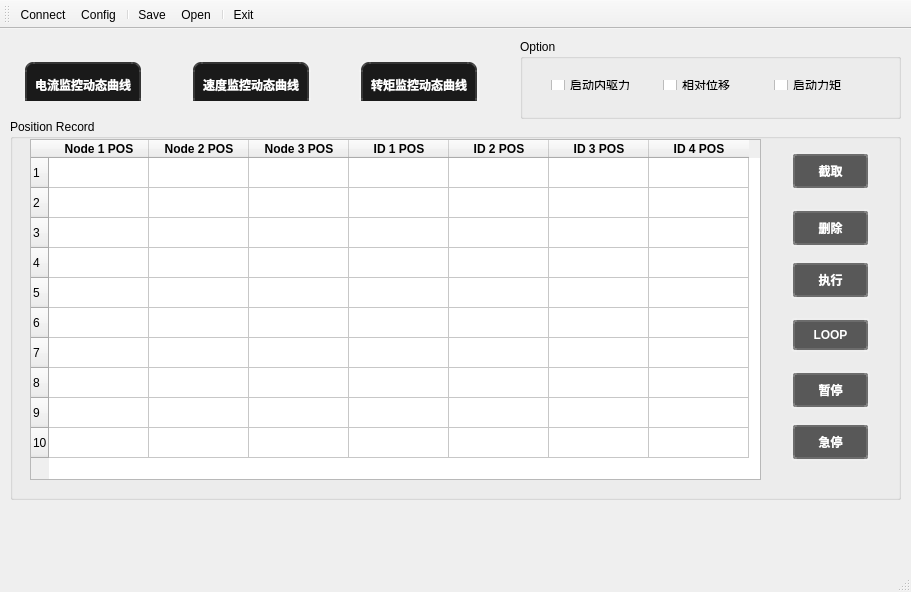
<?xml version="1.0" encoding="UTF-8"?>
<ui version="4.0">
 <class>DOF_TeachClass</class>
 <widget class="QMainWindow" name="DOF_TeachClass">
  <property name="geometry">
   <rect>
    <x>0</x>
    <y>0</y>
    <width>911</width>
    <height>592</height>
   </rect>
  </property>
  <property name="windowTitle">
   <string>DOF_Teach</string>
  </property>
  <property name="iconSize">
   <size>
    <width>128</width>
    <height>128</height>
   </size>
  </property>
  <widget class="QWidget" name="centralWidget">
   <widget class="QGroupBox" name="groupBox_6">
    <property name="geometry">
     <rect>
      <x>10</x>
      <y>90</y>
      <width>891</width>
      <height>381</height>
     </rect>
    </property>
    <property name="styleSheet">
     <string notr="true">#groupBox_6{
font: 12pt &quot;3ds&quot;;
}</string>
    </property>
    <property name="title">
     <string>Position Record</string>
    </property>
    <widget class="QTableWidget" name="PosView">
     <property name="geometry">
      <rect>
       <x>20</x>
       <y>20</y>
       <width>731</width>
       <height>341</height>
      </rect>
     </property>
     <attribute name="horizontalHeaderCascadingSectionResizes">
      <bool>false</bool>
     </attribute>
     <attribute name="horizontalHeaderShowSortIndicator" stdset="0">
      <bool>false</bool>
     </attribute>
     <attribute name="verticalHeaderShowSortIndicator" stdset="0">
      <bool>false</bool>
     </attribute>
     <attribute name="verticalHeaderStretchLastSection">
      <bool>false</bool>
     </attribute>
     <row>
      <property name="text">
       <string>1</string>
      </property>
     </row>
     <row>
      <property name="text">
       <string>2</string>
      </property>
     </row>
     <row>
      <property name="text">
       <string>3</string>
      </property>
     </row>
     <row>
      <property name="text">
       <string>4</string>
      </property>
     </row>
     <row>
      <property name="text">
       <string>5</string>
      </property>
     </row>
     <row>
      <property name="text">
       <string>6</string>
      </property>
     </row>
     <row>
      <property name="text">
       <string>7</string>
      </property>
     </row>
     <row>
      <property name="text">
       <string>8</string>
      </property>
     </row>
     <row>
      <property name="text">
       <string>9</string>
      </property>
     </row>
     <row>
      <property name="text">
       <string>10</string>
      </property>
     </row>
     <column>
      <property name="text">
       <string>Node 1 POS</string>
      </property>
      <property name="font">
       <font>
        <weight>75</weight>
        <bold>true</bold>
       </font>
      </property>
     </column>
     <column>
      <property name="text">
       <string>Node 2 POS</string>
      </property>
      <property name="font">
       <font>
        <weight>75</weight>
        <bold>true</bold>
       </font>
      </property>
     </column>
     <column>
      <property name="text">
       <string>Node 3 POS</string>
      </property>
      <property name="font">
       <font>
        <weight>75</weight>
        <bold>true</bold>
       </font>
      </property>
     </column>
     <column>
      <property name="text">
       <string>ID 1 POS</string>
      </property>
      <property name="font">
       <font>
        <weight>75</weight>
        <bold>true</bold>
       </font>
      </property>
      <property name="background">
       <color alpha="200">
        <red>255</red>
        <green>0</green>
        <blue>0</blue>
       </color>
      </property>
     </column>
     <column>
      <property name="text">
       <string>ID 2 POS</string>
      </property>
      <property name="font">
       <font>
        <weight>75</weight>
        <bold>true</bold>
       </font>
      </property>
      <property name="background">
       <color>
        <red>255</red>
        <green>0</green>
        <blue>0</blue>
       </color>
      </property>
     </column>
     <column>
      <property name="text">
       <string>ID 3 POS</string>
      </property>
      <property name="font">
       <font>
        <weight>75</weight>
        <bold>true</bold>
       </font>
      </property>
     </column>
     <column>
      <property name="text">
       <string>ID 4 POS</string>
      </property>
      <property name="font">
       <font>
        <weight>75</weight>
        <bold>true</bold>
       </font>
      </property>
     </column>
    </widget>
    <widget class="QWidget" name="layoutWidget_2">
     <property name="geometry">
      <rect>
       <x>770</x>
       <y>22</y>
       <width>101</width>
       <height>331</height>
      </rect>
     </property>
     <layout class="QGridLayout" name="gridLayout_27">
      <item row="0" column="0">
       <widget class="QPushButton" name="btnGetPos">
        <property name="styleSheet">
         <string notr="true">#btnGetPos{ 
/*border: none;*/
background-color:rgb(88, 88, 88);
color:white;
border-style:outset;
border-width:4px;
border-radius:4px;
border-color:rgba(255,255,255,30);
font:bold 12px;
/*color:rgba(0,0,0,100);*/
padding:6px;
} 
#btnGetPos:hover
{
background-color:rgb(56, 56, 56);
}</string>
        </property>
        <property name="text">
         <string>截取</string>
        </property>
       </widget>
      </item>
      <item row="1" column="0">
       <spacer name="verticalSpacer_3">
        <property name="orientation">
         <enum>Qt::Vertical</enum>
        </property>
        <property name="sizeHint" stdset="0">
         <size>
          <width>20</width>
          <height>18</height>
         </size>
        </property>
       </spacer>
      </item>
      <item row="2" column="0">
       <widget class="QPushButton" name="btnDelete_Pos">
        <property name="styleSheet">
         <string notr="true">#btnDelete_Pos{ 
/*border: none;*/
background-color:rgb(88, 88, 88);
color:white;
border-style:outset;
border-width:4px;
border-radius:4px;
border-color:rgba(255,255,255,30);
font:bold 12px;
/*color:rgba(0,0,0,100);*/
padding:6px;
} 
#btnDelete_Pos:hover
{
background-color:rgb(56, 56, 56);
}</string>
        </property>
        <property name="text">
         <string>删除</string>
        </property>
       </widget>
      </item>
      <item row="3" column="0">
       <spacer name="verticalSpacer_4">
        <property name="orientation">
         <enum>Qt::Vertical</enum>
        </property>
        <property name="sizeHint" stdset="0">
         <size>
          <width>20</width>
          <height>13</height>
         </size>
        </property>
       </spacer>
      </item>
      <item row="4" column="0">
       <widget class="QPushButton" name="btnRecurring">
        <property name="styleSheet">
         <string notr="true">#btnRecurring{ 
/*border: none;*/
background-color:rgb(88, 88, 88);
color:white;
border-style:outset;
border-width:4px;
border-radius:4px;
border-color:rgba(255,255,255,30);
font:bold 12px;
/*color:rgba(0,0,0,100);*/
padding:6px;
} 
#btnRecurring:hover
{
background-color:rgb(56, 56, 56);
}</string>
        </property>
        <property name="text">
         <string>执行</string>
        </property>
       </widget>
      </item>
      <item row="5" column="0">
       <spacer name="verticalSpacer_5">
        <property name="orientation">
         <enum>Qt::Vertical</enum>
        </property>
        <property name="sizeHint" stdset="0">
         <size>
          <width>20</width>
          <height>18</height>
         </size>
        </property>
       </spacer>
      </item>
      <item row="6" column="0">
       <widget class="QPushButton" name="btnLoopRecurring">
        <property name="styleSheet">
         <string notr="true">#btnLoopRecurring{ 
/*border: none;*/
background-color:rgb(88, 88, 88);
color:white;
border-style:outset;
border-width:4px;
border-radius:4px;
border-color:rgba(255,255,255,30);
font:bold 12px;
/*color:rgba(0,0,0,100);*/
padding:6px;
} 
#btnLoopRecurring:hover
{
background-color:rgb(56, 56, 56);
}</string>
        </property>
        <property name="text">
         <string>LOOP</string>
        </property>
       </widget>
      </item>
      <item row="7" column="0">
       <spacer name="verticalSpacer_6">
        <property name="orientation">
         <enum>Qt::Vertical</enum>
        </property>
        <property name="sizeHint" stdset="0">
         <size>
          <width>20</width>
          <height>18</height>
         </size>
        </property>
       </spacer>
      </item>
      <item row="8" column="0">
       <widget class="QPushButton" name="btnRecurring_Halt">
        <property name="styleSheet">
         <string notr="true">#btnRecurring_Halt{ 
/*border: none;*/
background-color:rgb(88, 88, 88);
color:white;
border-style:outset;
border-width:4px;
border-radius:4px;
border-color:rgba(255,255,255,30);
font:bold 12px;
/*color:rgba(0,0,0,100);*/
padding:6px;
} 
#btnRecurring_Halt:hover
{
background-color:rgb(56, 56, 56);
}</string>
        </property>
        <property name="text">
         <string>暂停</string>
        </property>
       </widget>
      </item>
      <item row="9" column="0">
       <spacer name="verticalSpacer_7">
        <property name="orientation">
         <enum>Qt::Vertical</enum>
        </property>
        <property name="sizeHint" stdset="0">
         <size>
          <width>20</width>
          <height>13</height>
         </size>
        </property>
       </spacer>
      </item>
      <item row="10" column="0">
       <widget class="QPushButton" name="btnRecurring_UrgencyHalt">
        <property name="styleSheet">
         <string notr="true">#btnRecurring_UrgencyHalt{ 
/*border: none;*/
background-color:rgb(88, 88, 88);
color:white;
border-style:outset;
border-width:4px;
border-radius:4px;
border-color:rgba(255,255,255,30);
font:bold 12px;
/*color:rgba(0,0,0,100);*/
padding:6px;
} 
#btnRecurring_UrgencyHalt:hover
{
background-color:rgb(56, 56, 56);
}</string>
        </property>
        <property name="text">
         <string>急停</string>
        </property>
       </widget>
      </item>
     </layout>
    </widget>
   </widget>
   <widget class="QWidget" name="layoutWidget">
    <property name="geometry">
     <rect>
      <x>12</x>
      <y>20</y>
      <width>478</width>
      <height>52</height>
     </rect>
    </property>
    <layout class="QHBoxLayout" name="horizontalLayout">
     <item>
      <widget class="QPushButton" name="btnCurrent">
       <property name="minimumSize">
        <size>
         <width>120</width>
         <height>50</height>
        </size>
       </property>
       <property name="styleSheet">
        <string notr="true">#btnCurrent{ 
/*border: none;*/
background-color:rgb(26, 26, 26);
color:white;
border-style:outset;
border-width:4px;
border-radius:10px;
border-color:rgba(255,255,255,30);
font:bold 12px;
/*color:rgba(0,0,0,100);*/
padding:6px;
} 
#btnCurrent:hover
{
background-color:rgb(56, 56, 56);
}
/*QPushButton#fileBtn,#helpBtn,#settingBtn{  
    border: 1px solid #C0C0C0;  
    background-color:#C0C0C0;  
    border-style: solid;  
    border-radius:0px;  
    width: 40px;  //和你的控件大小一致
    height:20px;  //和你的控件大小一致
    padding:0 0px;  
    margin:0 0px;  
}  
QPushButton#expBtn{  
    border: 1px solid #C0C0C0;  
    background-color:#FFFFFF;  
    border-style: solid;  
    border-radius:0px;  
    width: 100px;  
    height:20px;  
    padding:0 0px;  
}  
QPushButton#fileBtn:hover,#helpBtn:hover,#settingBtn:hover,#expBtn:hover{     
    border: 1px solid #E3C46F;  
    background-color:#FEF4BF;  
    border-style: solid;  
    border-radius:2px;  
    width: 40px;  
    height:20px;  
    padding:0 0px;  
}  
QPushButton#fileBtn:pressed,#helpBtn:pressed,#settingBtn:pressed,#expBtn:pressed{  
    background-color:#EAF0FF;  
    border: 1px solid #AAB4C4;  
    width: 40px;  
    height:20px;  
    padding:0 0px;  
    border-radius:1px;  
}*/  </string>
       </property>
       <property name="text">
        <string>电流监控动态曲线</string>
       </property>
      </widget>
     </item>
     <item>
      <spacer name="horizontalSpacer">
       <property name="orientation">
        <enum>Qt::Horizontal</enum>
       </property>
       <property name="sizeHint" stdset="0">
        <size>
         <width>40</width>
         <height>20</height>
        </size>
       </property>
      </spacer>
     </item>
     <item>
      <widget class="QPushButton" name="btnVelocity">
       <property name="minimumSize">
        <size>
         <width>120</width>
         <height>50</height>
        </size>
       </property>
       <property name="styleSheet">
        <string notr="true">#btnVelocity{ 
/*border: none;*/
background-color:rgb(26, 26, 26);
color:white;
border-style:outset;
border-width:4px;
border-radius:10px;
border-color:rgba(255,255,255,30);
font:bold 12px;
/*color:rgba(0,0,0,100);*/
padding:6px;
} 
#btnVelocity:hover
{
background-color:rgb(56, 56, 56);
}</string>
       </property>
       <property name="text">
        <string>速度监控动态曲线</string>
       </property>
      </widget>
     </item>
     <item>
      <spacer name="horizontalSpacer_2">
       <property name="orientation">
        <enum>Qt::Horizontal</enum>
       </property>
       <property name="sizeHint" stdset="0">
        <size>
         <width>40</width>
         <height>20</height>
        </size>
       </property>
      </spacer>
     </item>
     <item>
      <widget class="QPushButton" name="btnTorgue">
       <property name="minimumSize">
        <size>
         <width>120</width>
         <height>50</height>
        </size>
       </property>
       <property name="styleSheet">
        <string notr="true">#btnTorgue{ 
/*border: none;*/
background-color:rgb(26, 26, 26);
color:white;
border-style:outset;
border-width:4px;
border-radius:10px;
border-color:rgba(255,255,255,30);
font:bold 12px;
/*color:rgba(0,0,0,100);*/
padding:6px;
} 
#btnTorgue:hover
{
background-color:rgb(56, 56, 56);
}
/*QPushButton#fileBtn,#helpBtn,#settingBtn{  
    border: 1px solid #C0C0C0;  
    background-color:#C0C0C0;  
    border-style: solid;  
    border-radius:0px;  
    width: 40px;  //和你的控件大小一致
    height:20px;  //和你的控件大小一致
    padding:0 0px;  
    margin:0 0px;  
}  
QPushButton#expBtn{  
    border: 1px solid #C0C0C0;  
    background-color:#FFFFFF;  
    border-style: solid;  
    border-radius:0px;  
    width: 100px;  
    height:20px;  
    padding:0 0px;  
}  
QPushButton#fileBtn:hover,#helpBtn:hover,#settingBtn:hover,#expBtn:hover{     
    border: 1px solid #E3C46F;  
    background-color:#FEF4BF;  
    border-style: solid;  
    border-radius:2px;  
    width: 40px;  
    height:20px;  
    padding:0 0px;  
}  
QPushButton#fileBtn:pressed,#helpBtn:pressed,#settingBtn:pressed,#expBtn:pressed{  
    background-color:#EAF0FF;  
    border: 1px solid #AAB4C4;  
    width: 40px;  
    height:20px;  
    padding:0 0px;  
    border-radius:1px;  
}*/  </string>
       </property>
       <property name="text">
        <string>转矩监控动态曲线</string>
       </property>
      </widget>
     </item>
    </layout>
   </widget>
   <widget class="QGroupBox" name="groupBox">
    <property name="geometry">
     <rect>
      <x>520</x>
      <y>10</y>
      <width>381</width>
      <height>80</height>
     </rect>
    </property>
    <property name="styleSheet">
     <string notr="true">#groupBox{
font: 12pt &quot;3ds&quot;;
}</string>
    </property>
    <property name="title">
     <string>Option</string>
    </property>
    <widget class="QWidget" name="layoutWidget">
     <property name="geometry">
      <rect>
       <x>20</x>
       <y>30</y>
       <width>351</width>
       <height>32</height>
      </rect>
     </property>
     <layout class="QHBoxLayout" name="horizontalLayout_2">
      <item>
       <widget class="QCheckBox" name="cbActuate">
        <property name="styleSheet">
         <string notr="true">font: 12pt &quot;Adobe 黑体 Std R&quot;;</string>
        </property>
        <property name="text">
         <string>启动内驱力</string>
        </property>
       </widget>
      </item>
      <item>
       <widget class="QCheckBox" name="cbRelate">
        <property name="styleSheet">
         <string notr="true">font: 12pt &quot;Adobe 黑体 Std R&quot;;</string>
        </property>
        <property name="text">
         <string>相对位移</string>
        </property>
       </widget>
      </item>
      <item>
       <widget class="QCheckBox" name="cbTorgue">
        <property name="styleSheet">
         <string notr="true">font: 12pt &quot;Adobe 黑体 Std R&quot;;</string>
        </property>
        <property name="text">
         <string>启动力矩</string>
        </property>
       </widget>
      </item>
     </layout>
    </widget>
   </widget>
  </widget>
  <widget class="QMenuBar" name="menuBar">
   <property name="geometry">
    <rect>
     <x>0</x>
     <y>0</y>
     <width>911</width>
     <height>23</height>
    </rect>
   </property>
  </widget>
  <widget class="QToolBar" name="mainToolBar">
   <property name="iconSize">
    <size>
     <width>48</width>
     <height>48</height>
    </size>
   </property>
   <property name="toolButtonStyle">
    <enum>Qt::ToolButtonTextUnderIcon</enum>
   </property>
   <attribute name="toolBarArea">
    <enum>TopToolBarArea</enum>
   </attribute>
   <attribute name="toolBarBreak">
    <bool>false</bool>
   </attribute>
   <addaction name="actionConnect"/>
   <addaction name="actionConfig"/>
   <addaction name="separator"/>
   <addaction name="actionSave"/>
   <addaction name="actionOpen"/>
   <addaction name="separator"/>
   <addaction name="actionExit"/>
  </widget>
  <widget class="QStatusBar" name="statusBar"/>
  <action name="actionExit">
   <property name="icon">
    <iconset resource="DOF_Teach.qrc">
     <normaloff>:/icon/ico/exit_128px.ico</normaloff>:/icon/ico/exit_128px.ico</iconset>
   </property>
   <property name="text">
    <string>Exit</string>
   </property>
   <property name="toolTip">
    <string>退出程序</string>
   </property>
   <property name="iconVisibleInMenu">
    <bool>true</bool>
   </property>
  </action>
  <action name="actionConnect">
   <property name="icon">
    <iconset resource="DOF_Teach.qrc">
     <normaloff>:/icon/ico/usb_connected_128px_1168710_easyicon.net.ico</normaloff>:/icon/ico/usb_connected_128px_1168710_easyicon.net.ico</iconset>
   </property>
   <property name="text">
    <string>Connect</string>
   </property>
   <property name="toolTip">
    <string>连接端口</string>
   </property>
  </action>
  <action name="actionConfig">
   <property name="icon">
    <iconset resource="DOF_Teach.qrc">
     <normaloff>:/icon/ico/data_128px_1156789_easyicon.net.ico</normaloff>:/icon/ico/data_128px_1156789_easyicon.net.ico</iconset>
   </property>
   <property name="text">
    <string>Config</string>
   </property>
   <property name="toolTip">
    <string>关节参数配置</string>
   </property>
  </action>
  <action name="actionSave">
   <property name="icon">
    <iconset resource="DOF_Teach.qrc">
     <normaloff>:/icon/ico/save_as_128px_1169862_easyicon.net.ico</normaloff>:/icon/ico/save_as_128px_1169862_easyicon.net.ico</iconset>
   </property>
   <property name="text">
    <string>Save</string>
   </property>
   <property name="toolTip">
    <string>save data</string>
   </property>
   <property name="shortcut">
    <string>Ctrl+S</string>
   </property>
  </action>
  <action name="actionOpen">
   <property name="icon">
    <iconset resource="DOF_Teach.qrc">
     <normaloff>:/icon/ico/open_in_browser_128px_1169854_easyicon.net.ico</normaloff>:/icon/ico/open_in_browser_128px_1169854_easyicon.net.ico</iconset>
   </property>
   <property name="text">
    <string>Open</string>
   </property>
   <property name="toolTip">
    <string>read data</string>
   </property>
   <property name="shortcut">
    <string>Ctrl+O</string>
   </property>
  </action>
 </widget>
 <layoutdefault spacing="6" margin="11"/>
 <resources>
  <include location="DOF_Teach.qrc"/>
 </resources>
 <connections>
  <connection>
   <sender>actionExit</sender>
   <signal>triggered()</signal>
   <receiver>DOF_TeachClass</receiver>
   <slot>close()</slot>
   <hints>
    <hint type="sourcelabel">
     <x>-1</x>
     <y>-1</y>
    </hint>
    <hint type="destinationlabel">
     <x>299</x>
     <y>199</y>
    </hint>
   </hints>
  </connection>
 </connections>
</ui>
